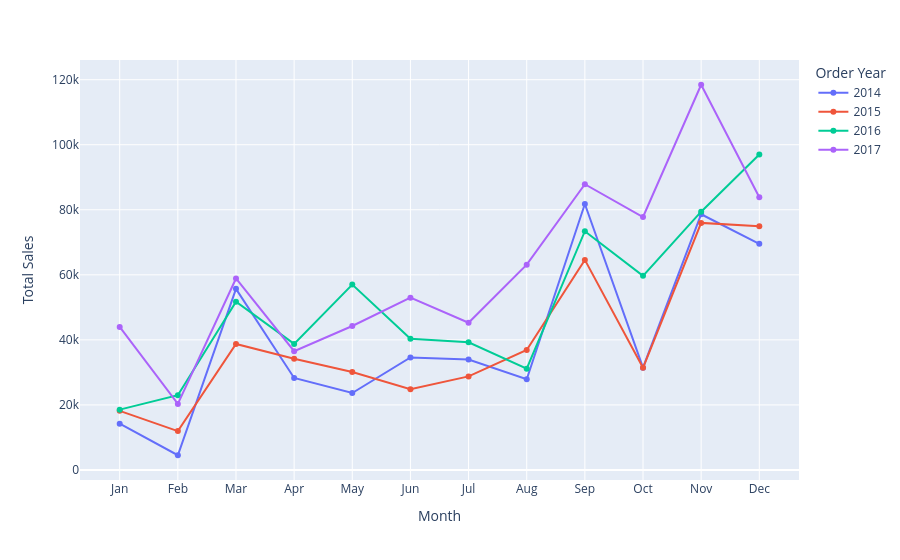

The notebook cell saved with this chart:
### Markdown cell above
# Some more Visualisation

### Code cell
# Monthly sales Trend over year
analysis = df.groupby(['Order Year', 'Order Month'], as_index= False)['Sales'].sum()

month_names = {
    1: "Jan", 2: "Feb", 3: "Mar", 4: "Apr",
    5: "May", 6: "Jun", 7: "Jul", 8: "Aug",
    9: "Sep", 10: "Oct", 11: "Nov", 12: "Dec"
}

analysis["Month"] = analysis["Order Month"].map(month_names)


fig= px.line( analysis, x= 'Order Month', y= 'Sales', color= 'Order Year', markers =True, hover_data =['Month'])


fig.update_layout(
    xaxis_title="Month",
    yaxis_title="Total Sales",
    xaxis=dict(
        tickmode="array",
        tickvals=list(range(1, 13)),
        ticktext=list(month_names.values())
    )
)

fig.show()

### Figure 1 — Plotly figure (JSON) as saved in the notebook; plotly's stock layout.template omitted (floating-point values rounded to 4 significant figures)
{"data": [{"customdata": [["Jan"], ["Feb"], ["Mar"], ["Apr"], ["May"], ["Jun"], ["Jul"], ["Aug"], ["Sep"], ["Oct"], ["Nov"], ["Dec"]], "hovertemplate": "Order Year=2014<br>Order Month=%{x}<br>Sales=%{y}<br>Month=%{customdata[0]}<extra></extra>", "legendgroup": "2014", "line": {"color": "#636efa", "dash": "solid"}, "marker": {"symbol": "circle"}, "mode": "lines+markers", "name": "2014", "orientation": "v", "showlegend": true, "type": "scatter", "x": [1, 2, 3, 4, 5, 6, 7, 8, 9, 10, 11, 12], "xaxis": "x", "y": [14240.0, 4520.0, 55690.0, 28300.0, 23650.0, 34600.0, 33950.0, 27910.0, 81780.0, 31450.0, 78630.0, 69550.0], "yaxis": "y"}, {"customdata": [["Jan"], ["Feb"], ["Mar"], ["Apr"], ["May"], ["Jun"], ["Jul"], ["Aug"], ["Sep"], ["Oct"], ["Nov"], ["Dec"]], "hovertemplate": "Order Year=2015<br>Order Month=%{x}<br>Sales=%{y}<br>Month=%{customdata[0]}<extra></extra>", "legendgroup": "2015", "line": {"color": "#EF553B", "dash": "solid"}, "marker": {"symbol": "circle"}, "mode": "lines+markers", "name": "2015", "orientation": "v", "showlegend": true, "type": "scatter", "x": [1, 2, 3, 4, 5, 6, 7, 8, 9, 10, 11, 12], "xaxis": "x", "y": [18170.0, 11950.0, 38730.0, 34200.0, 30130.0, 24800.0, 28770.0, 36900.0, 64600.0, 31400.0, 75970.0, 74920.0], "yaxis": "y"}, {"customdata": [["Jan"], ["Feb"], ["Mar"], ["Apr"], ["May"], ["Jun"], ["Jul"], ["Aug"], ["Sep"], ["Oct"], ["Nov"], ["Dec"]], "hovertemplate": "Order Year=2016<br>Order Month=%{x}<br>Sales=%{y}<br>Month=%{customdata[0]}<extra></extra>", "legendgroup": "2016", "line": {"color": "#00cc96", "dash": "solid"}, "marker": {"symbol": "circle"}, "mode": "lines+markers", "name": "2016", "orientation": "v", "showlegend": true, "type": "scatter", "x": [1, 2, 3, 4, 5, 6, 7, 8, 9, 10, 11, 12], "xaxis": "x", "y": [18540.0, 22980.0, 51720.0, 38750.0, 56990.0, 40340.0, 39260.0, 31120.0, 73410.0, 59690.0, 79410.0, 97000.0], "yaxis": "y"}, {"customdata": [["Jan"], ["Feb"], ["Mar"], ["Apr"], ["May"], ["Jun"], ["Jul"], ["Aug"], ["Sep"], ["Oct"], ["Nov"], ["Dec"]], "hovertemplate": "Order Year=2017<br>Order Month=%{x}<br>Sales=%{y}<br>Month=%{customdata[0]}<extra></extra>", "legendgroup": "2017", "line": {"color": "#ab63fa", "dash": "solid"}, "marker": {"symbol": "circle"}, "mode": "lines+markers", "name": "2017", "orientation": "v", "showlegend": true, "type": "scatter", "x": [1, 2, 3, 4, 5, 6, 7, 8, 9, 10, 11, 12], "xaxis": "x", "y": [43970.0, 20300.0, 58870.0, 36520.0, 44260.0, 52980.0, 45260.0, 63120.0, 87870.0, 77780.0, 118400.0, 83830.0], "yaxis": "y"}], "layout": {"legend": {"title": {"text": "Order Year"}, "tracegroupgap": 0}, "margin": {"t": 60}, "xaxis": {"anchor": "y", "domain": [0, 1], "tickmode": "array", "ticktext": ["Jan", "Feb", "Mar", "Apr", "May", "Jun", "Jul", "Aug", "Sep", "Oct", "Nov", "Dec"], "tickvals": [1, 2, 3, 4, 5, 6, 7, 8, 9, 10, 11, 12], "title": {"text": "Month"}}, "yaxis": {"anchor": "x", "domain": [0, 1], "title": {"text": "Total Sales"}}}}
